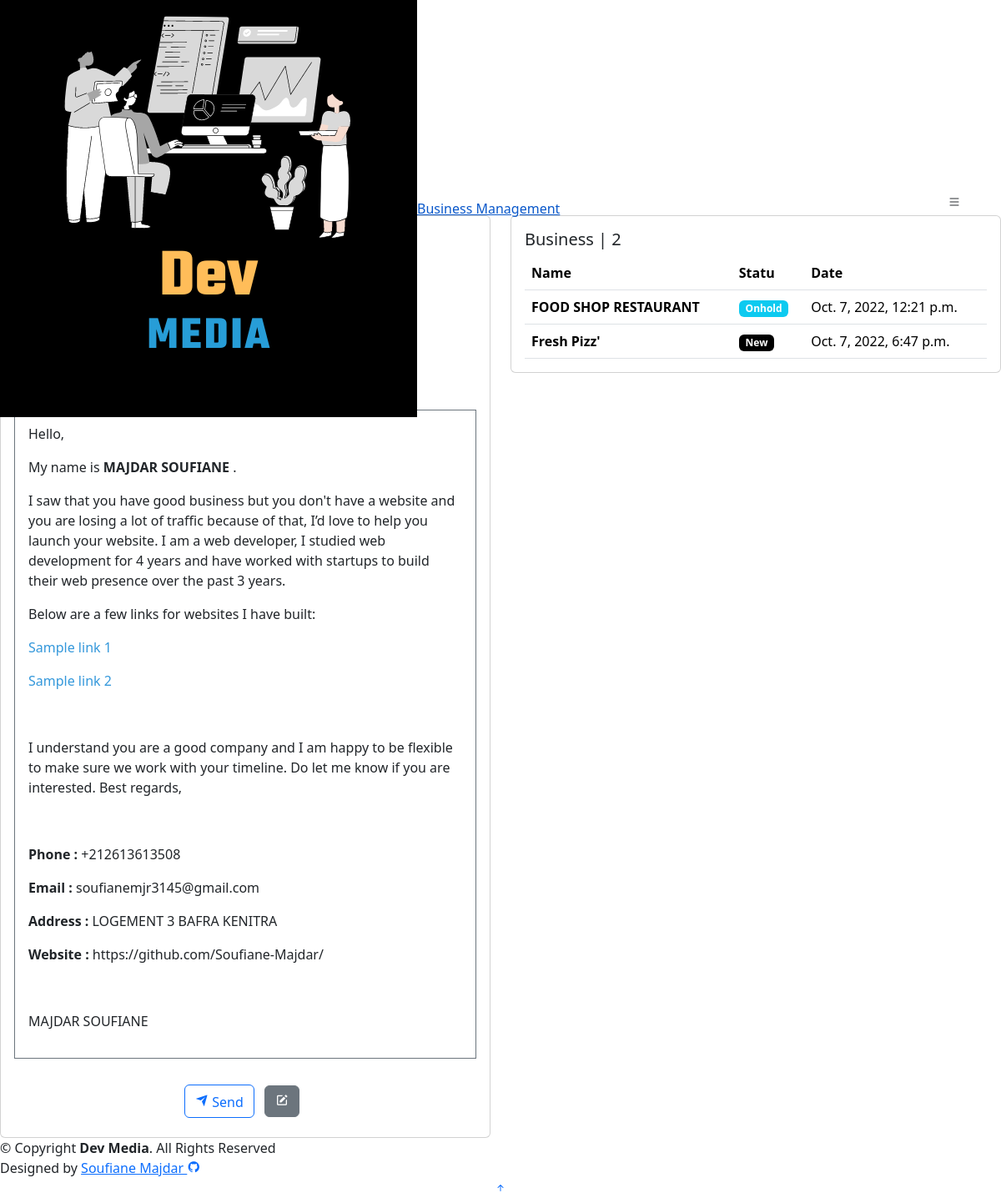
Page /contact (signed in) on the committed database.
### Main/models.py (models this page shows, shortened)
class Contact(models.Model):
    name = models.CharField(max_length=250, blank=True, null=True)
    phone = models.CharField(max_length=250, blank=True, null=True)
    email = models.CharField(max_length=250, blank=True, null=True)
    address = models.CharField(max_length=250, blank=True, null=True)
    website = models.CharField(max_length=250, blank=True, null=True)
    message = RichTextField(blank=True, null=True)
    date_added = models.DateTimeField(auto_now_add=True, blank=True, null=True)

class Favorite(models.Model):
    busines = models.ForeignKey(Busines, on_delete=models.CASCADE)
    date_added = models.DateTimeField(auto_now_add=True)

class Busines(models.Model):
    name = models.CharField(max_length=250, unique=True)   #
    fulladdress = models.CharField(max_length=250, blank=True, null=True)
    street = models.CharField(max_length=250, blank=True, null=True)
    municipality = models.CharField(max_length=250, blank=True, null=True)
    categories = models.CharField(max_length=250, blank=True, null=True)
    phone = models.CharField(max_length=250, blank=True, null=True)
    phones = models.CharField(max_length=250, blank=True, null=True)
    review_count = models.CharField(max_length=250, blank=True, null=True)
    average_rating = models.CharField(max_length=250, blank=True, null=True)
    review_url = models.CharField(max_length=250, blank=True, null=True)
    google_maps_url = models.CharField(max_length=250, blank=True, null=True)
    latitude = models.CharField(max_length=250, blank=True, null=True)
    longitude = models.CharField(max_length=250, blank=True, null=True)
    website = models.CharField(max_length=250, blank=True, null=True)
    domain = models.CharField(max_length=250, blank=True, null=True)
    opening_hours = models.CharField(max_length=250, blank=True, null=True)
    featured_image = models.CharField(max_length=250, blank=True, null=True)
    status = models.IntegerField(choices=STATUS, default=0)
    date_added = models.DateTimeField(auto_now_add=True)

### Main/views.py (the view, shortened to what this page needs)
# urls.py: path('contact', views.contact, name='contact'),
def contact(request):
    if not request.session.has_key('USER'):
        return redirect('login')
    if request.method == 'GET':
        favorites = Favorite.objects.all()
        nbr_favorite = favorites.count()
        contact = Contact.objects.filter().first()
        context = {'title': 'Contact', 'favorites': favorites,
                   'nbr_favorite': nbr_favorite, 'contact': contact}
        return render(request, 'contact.html', context)

### templates/contact.html (shortened to what this page needs)
{% extends "base.html" %}{% block content %}
<main id="main" class="main">
  <div class="pagetitle">
    <h1>Contact Business</h1>
    <nav>
      <ol class="breadcrumb">
        <li class="breadcrumb-item"><a href="index.html">Home</a></li>
        <li class="breadcrumb-item">Contact Business</li>
        <li class="breadcrumb-item active">1</li>
      </ol>
    </nav>
  </div>
  <section class="section">
    <div class="row">
      <div class="col-lg-6 profile-overview">
        <div class="card">
          <div class="card-body">
            <h5 class="card-title">Contact Details</h5>
            <div class="row">
              <div class="col-lg-3 col-md-4 fw-bolder text-primary ">Name : </div>
              <div class="col-lg-9 col-md-8 text-muted ">{{contact.name}}</div>
            </div>
            <div class="row">
              <div class="col-lg-3 col-md-4 fw-bolder text-primary ">Phone : </div>
              <div class="col-lg-9 col-md-8 text-muted ">{{contact.phone}}</div>
            </div>
            <div class="row">
              <div class="col-lg-3 col-md-4 fw-bolder text-primary ">Email : </div>
              <div class="col-lg-9 col-md-8 text-muted ">{{contact.email}}</div>
            </div>
            <div class="row">
              <div class="col-lg-3 col-md-4 fw-bolder text-primary ">Address : </div>
              <div class="col-lg-9 col-md-8 text-muted ">{{contact.address}}</div>
            </div>
            <div class="row">
              <div class="col-lg-3 col-md-4 fw-bolder text-primary ">Website : </div>
              <div class="col-lg-9 col-md-8 text-muted ">{{contact.website}}</div>
            </div>
            <p class="fw-bolder mt-4 text-decoration-underline">Message :</p>
                  <div name="message"  id="message" class="border border-secondary p-3">
                  {{contact.message | safe}}
                </div>
                <div class="text-center mt-4">
                  <form method="Post" action="">
                    <button type="submit" class="btn btn-outline-primary" name="send" id="send" value="send"><i class="ri-send-plane-fill"></i> Send</button>
                    <a href="http://127.0.0.1:8000/admin/Main/contact/1/change/" target="_blank">
                      <button type="button" class="btn btn-secondary m-2"><i class="bx bxs-edit"></i></button>
                  </a>
                  </form>
                </div>
          </div>
        </div>
      </div>
      <div class="col-lg-6">
        <div class="card  overflow-auto">
          <div class="card-body pb-0">
            <h5 class="card-title">
              Business  <span>| {{nbr_favorite}}</span>
            </h5>
            <table class="table  table-hover">
              <thead>
                <tr>
                  <th scope="col">Name</th>
                  <th scope="col">Statu</th>
                  <th scope="col">Date</th>
                </tr>
              </thead>
              <tbody>
                {% for favorite in favorites %}
                <tr href="{% url 'detail' favorite.busines.id %}">
                  <th scope="row">
                    {{ favorite.busines.name }}
                  </th>
                  {% if favorite.busines.status == 0 %}
                  <td><span class="badge bg-black">New</span></td>
                  {% elif favorite.busines.status == 1 %}
                  <td><span class="badge bg-info">Onhold</span></td>
                  {% elif favorite.busines.status == 2 %}
                  <td><span class="badge bg-info">In Progress</span></td>
                  {% elif favorite.busines.status == 3 %}
                  <td><span class="badge bg-success">Completed</span></td>
                  {% elif favorite.busines.status == 4 %}
                  <td><span class="badge bg-danger">Canceled</span></td>
                  {% elif favorite.busines.status == 5 %}
                  <td><span class="badge bg-danger">Rejected</span></td>
                  {% elif favorite.busines.status == 6 %}
                  <td><span class="badge bg-primary">Accepted</span></td>
                  {% elif favorite.busines.status == 7 %}
                  <td><span class="badge bg-warning">No Response</span></td>
                  {% endif %}
                  <td>{{ favorite.date_added }}</td>
                </tr>
                {% endfor %}
              </tbody>
            </table>
          </div>
        </div>
      </div>
    </div>
  </section>
</main>
{% endblock %}

### rows in the picture
Contact: message "Hello, My name is MAJDAR SOUFIANE . I saw that you have good business but you don't have a website and you are losing a lot of traffic because of that, I’d love to help you launch your website. I am a web developer, I studied web development for 4 years and have worked with startups to build their web presence over the past 3 years. Below are a few links for websites I have built: Sample link 1 Sample link 2 I understand you are a good company and I am happy to be flexible to make sure we work with your timeline. Do let me know if you are interested. Best regards, Phone : +212613613508 Email : soufianemjr3145@gmail.com Address : LOGEMENT 3 BAFRA KENITRA Website :…"
Favorite: busines.name "FOOD SHOP RESTAURANT", shows "Onhold", date_added "Oct. 7, 2022, 12:21 p.m."
Favorite: busines.name "Fresh Pizz'", shows "New", date_added "Oct. 7, 2022, 6:47 p.m."

### other values in the picture
{{ nbr_favorite }} "2"
